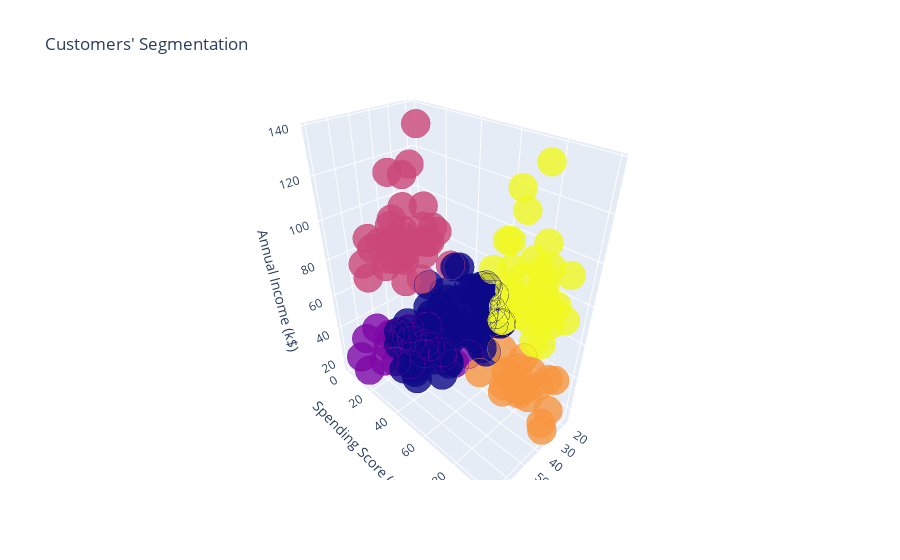

Notebook code cell kept with this figure:
### Code cell
py.offline.init_notebook_mode(connected = True)
df3['cluster_id'] =  y_means2
trace1 = go.Scatter3d(
    x = df3['Age'],
    y = df3['Spending_Score'],
    z = df3['Annual_Income'],
    mode ='markers',
    marker = dict(color = df3['cluster_id'], size = 10, line = dict(color= df3['cluster_id'], width= 8), opacity = 0.8))
data = [trace1]
layout = go.Layout(title= 'Customers\' Segmentation', scene = dict(xaxis = dict(title  = 'Age'),
                                                   yaxis = dict(title  = 'Spending Score (1-100)'),
                                                   zaxis = dict(title  = 'Annual Income (k$)')))
fig = go.Figure(data = data, layout=layout)
py.offline.iplot(fig)
plt.show();

### Figure 1 — Plotly figure (JSON) as saved in the notebook; plotly's stock layout.template omitted (floating-point values rounded to 4 significant figures; data arrays with more than 128 entries replaced by an {"elided": "..."} marker saying what was removed)
{"data": [{"marker": {"color": {"elided": "200 int values"}, "line": {"color": {"elided": "200 int values"}, "width": 8}, "opacity": 0.8, "size": 10}, "mode": "markers", "type": "scatter3d", "x": {"elided": "200 int values"}, "y": {"elided": "200 int values"}, "z": {"elided": "200 int values"}}], "layout": {"scene": {"xaxis": {"title": {"text": "Age"}}, "yaxis": {"title": {"text": "Spending Score (1-100)"}}, "zaxis": {"title": {"text": "Annual Income (k$)"}}}, "title": {"text": "Customers' Segmentation"}}}
